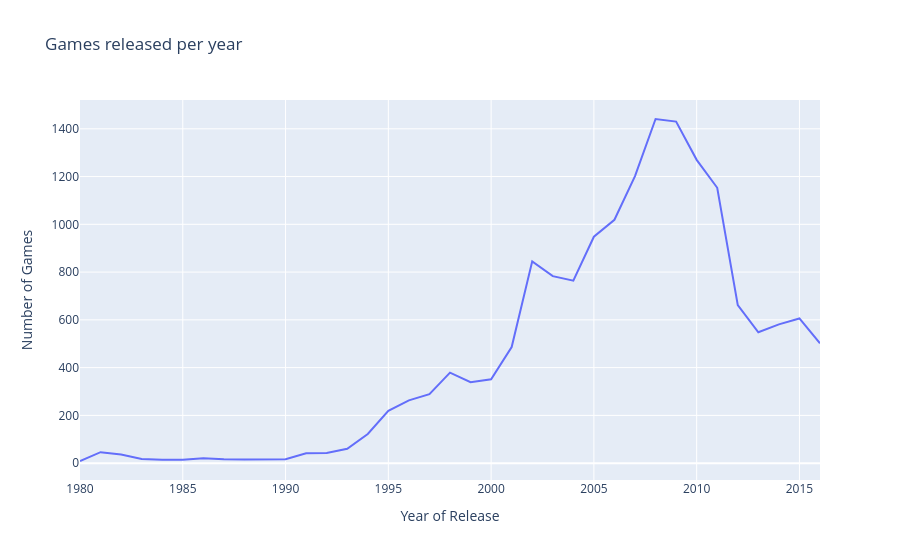

Notebook source saved alongside this figure:
### Markdown cell above
### plot showing the volume of games released per year from the dataset

### Code cell
#grouping by year of release and counting the number of games released each year
games_released_year = df.groupby('year_of_release')['name'].count().reset_index()

#simple line plot using plotly express
#x-axis is year_of_release and y-axis is the count of games released
fig = px.line(games_released_year, x='year_of_release', y='name', title='Games released per year')

fig.update_layout(xaxis_title='Year of Release', yaxis_title='Number of Games')
fig.show()

### Figure 1 — Plotly figure (JSON) as saved in the notebook; plotly's stock layout.template omitted (floating-point values rounded to 4 significant figures)
{"data": [{"hovertemplate": "year_of_release=%{x}<br>name=%{y}<extra></extra>", "legendgroup": "", "line": {"color": "#636efa", "dash": "solid"}, "marker": {"symbol": "circle"}, "mode": "lines", "name": "", "orientation": "v", "showlegend": false, "type": "scatter", "x": [1980, 1981, 1982, 1983, 1984, 1985, 1986, 1987, 1988, 1989, 1990, 1991, 1992, 1993, 1994, 1995, 1996, 1997, 1998, 1999, 2000, 2001, 2002, 2003, 2004, 2005, 2006, 2007, 2008, 2009, 2010, 2011, 2012, 2013, 2014, 2015, 2016], "xaxis": "x", "y": [9, 46, 36, 17, 14, 14, 21, 16, 15, 17, 16, 41, 43, 60, 122, 219, 263, 289, 379, 339, 351, 486, 845, 783, 764, 948, 1019, 1202, 1441, 1430, 1270, 1153, 662, 548, 581, 606, 502], "yaxis": "y"}], "layout": {"legend": {"tracegroupgap": 0}, "title": {"text": "Games released per year"}, "xaxis": {"anchor": "y", "domain": [0, 1], "title": {"text": "Year of Release"}}, "yaxis": {"anchor": "x", "domain": [0, 1], "title": {"text": "Number of Games"}}}}
